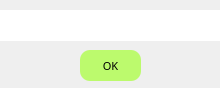
<?xml version="1.0" encoding="UTF-8"?>
<ui version="4.0">
 <class>notify</class>
 <widget class="QDialog" name="notify">
  <property name="geometry">
   <rect>
    <x>0</x>
    <y>0</y>
    <width>220</width>
    <height>88</height>
   </rect>
  </property>
  <property name="minimumSize">
   <size>
    <width>162</width>
    <height>88</height>
   </size>
  </property>
  <property name="maximumSize">
   <size>
    <width>220</width>
    <height>88</height>
   </size>
  </property>
  <property name="windowTitle">
   <string>Dialog</string>
  </property>
  <widget class="QLineEdit" name="message">
   <property name="geometry">
    <rect>
     <x>0</x>
     <y>10</y>
     <width>220</width>
     <height>31</height>
    </rect>
   </property>
   <property name="minimumSize">
    <size>
     <width>220</width>
     <height>31</height>
    </size>
   </property>
   <property name="maximumSize">
    <size>
     <width>220</width>
     <height>31</height>
    </size>
   </property>
   <property name="font">
    <font>
     <family>JetBrains Mono</family>
     <pointsize>8</pointsize>
    </font>
   </property>
   <property name="cursor">
    <cursorShape>ArrowCursor</cursorShape>
   </property>
   <property name="mouseTracking">
    <bool>false</bool>
   </property>
   <property name="acceptDrops">
    <bool>false</bool>
   </property>
   <property name="layoutDirection">
    <enum>Qt::LeftToRight</enum>
   </property>
   <property name="frame">
    <bool>false</bool>
   </property>
   <property name="alignment">
    <set>Qt::AlignCenter</set>
   </property>
   <property name="readOnly">
    <bool>true</bool>
   </property>
  </widget>
  <widget class="QPushButton" name="OK">
   <property name="geometry">
    <rect>
     <x>80</x>
     <y>50</y>
     <width>61</width>
     <height>31</height>
    </rect>
   </property>
   <property name="minimumSize">
    <size>
     <width>61</width>
     <height>31</height>
    </size>
   </property>
   <property name="maximumSize">
    <size>
     <width>61</width>
     <height>31</height>
    </size>
   </property>
   <property name="font">
    <font>
     <family>JetBrains Mono</family>
     <pointsize>8</pointsize>
    </font>
   </property>
   <property name="styleSheet">
    <string notr="true">border-radius:10px;
background-color: rgb(188, 250, 109);</string>
   </property>
   <property name="text">
    <string>OK</string>
   </property>
   <property name="flat">
    <bool>false</bool>
   </property>
  </widget>
 </widget>
 <resources/>
 <connections/>
</ui>
